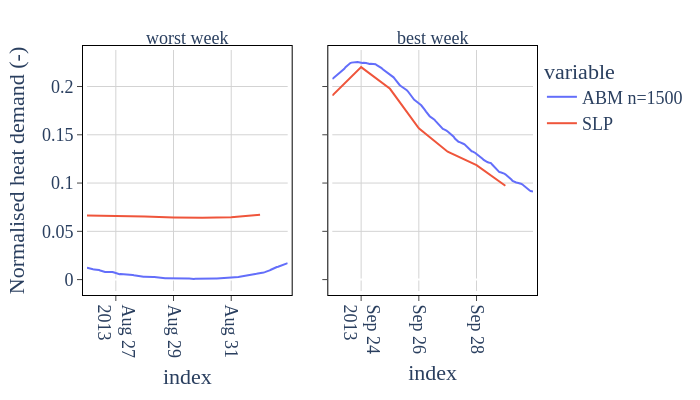

This figure's notebook cell:
### Code cell
# trace_names = ['SLP hourly', 'ABM n=1500', 'SLP']
fig = px.line(
    plot_frame_l.reset_index().query("variable in ['SLP', 'ABM n=1500']"),
    x="index",
    y="value",
    color="variable",
    facet_col="week",
    width=700,
    height=400,
    facet_col_spacing=0.1,
)
fig = sciencify_plotly_fig(fig.update_xaxes(matches=None))
fig.update_layout(
    yaxis_title="Normalised heat demand (-)",
    autosize=False,
    margin=dict(l=50, r=50, b=50, t=50, pad=4),
    xaxis_tickangle=90,
    xaxis2_tickangle=90,
)
fig.write_image("abm_demand_profiles_best_worst_week.svg")
fig

### Figure 1 — Plotly figure (JSON) as saved in the notebook; plotly's stock layout.template omitted (floating-point values rounded to 4 significant figures; data arrays with more than 128 entries replaced by an {"elided": "..."} marker saying what was removed)
{"data": [{"hovertemplate": "variable=ABM n=1500<br>week=worst week<br>index=%{x}<br>value=%{y}<extra></extra>", "legendgroup": "ABM n=1500", "line": {"color": "#636efa", "dash": "solid"}, "marker": {"symbol": "circle"}, "mode": "lines", "name": "ABM n=1500", "orientation": "v", "showlegend": true, "type": "scatter", "x": {"elided": "168 str values"}, "xaxis": "x", "y": {"elided": "168 float values"}, "yaxis": "y"}, {"hovertemplate": "variable=ABM n=1500<br>week=best week<br>index=%{x}<br>value=%{y}<extra></extra>", "legendgroup": "ABM n=1500", "line": {"color": "#636efa", "dash": "solid"}, "marker": {"symbol": "circle"}, "mode": "lines", "name": "ABM n=1500", "orientation": "v", "showlegend": false, "type": "scatter", "x": {"elided": "168 str values"}, "xaxis": "x2", "y": {"elided": "168 float values"}, "yaxis": "y2"}, {"hovertemplate": "variable=SLP<br>week=worst week<br>index=%{x}<br>value=%{y}<extra></extra>", "legendgroup": "SLP", "line": {"color": "#EF553B", "dash": "solid"}, "marker": {"symbol": "circle"}, "mode": "lines", "name": "SLP", "orientation": "v", "showlegend": true, "type": "scatter", "x": ["2013-08-26T00:00:00", "2013-08-27T00:00:00", "2013-08-28T00:00:00", "2013-08-29T00:00:00", "2013-08-30T00:00:00", "2013-08-31T00:00:00", "2013-09-01T00:00:00"], "xaxis": "x", "y": [0.06644, 0.06626, 0.06542, 0.06444, 0.06409, 0.0647, 0.06723], "yaxis": "y"}, {"hovertemplate": "variable=SLP<br>week=best week<br>index=%{x}<br>value=%{y}<extra></extra>", "legendgroup": "SLP", "line": {"color": "#EF553B", "dash": "solid"}, "marker": {"symbol": "circle"}, "mode": "lines", "name": "SLP", "orientation": "v", "showlegend": false, "type": "scatter", "x": ["2013-09-23T00:00:00", "2013-09-24T00:00:00", "2013-09-25T00:00:00", "2013-09-26T00:00:00", "2013-09-27T00:00:00", "2013-09-28T00:00:00", "2013-09-29T00:00:00"], "xaxis": "x2", "y": [0.1906, 0.2201, 0.1977, 0.1567, 0.1324, 0.1185, 0.09719], "yaxis": "y2"}], "layout": {"annotations": [{"font": {}, "showarrow": false, "text": "worst week", "x": 0.225, "xanchor": "center", "xref": "paper", "y": 1, "yanchor": "bottom", "yref": "paper"}, {"font": {}, "showarrow": false, "text": "best week", "x": 0.775, "xanchor": "center", "xref": "paper", "y": 1, "yanchor": "bottom", "yref": "paper"}], "autosize": false, "font": {"family": "cm", "size": 18}, "height": 400, "legend": {"title": {"text": "variable"}, "tracegroupgap": 0}, "margin": {"b": 50, "l": 50, "pad": 4, "r": 50, "t": 50}, "plot_bgcolor": "white", "width": 700, "xaxis": {"anchor": "y", "domain": [0, 0.45], "gridcolor": "lightgrey", "linecolor": "black", "mirror": true, "showline": true, "tickangle": 90, "ticks": "outside", "title": {"text": "index"}}, "xaxis2": {"anchor": "y2", "domain": [0.55, 1], "gridcolor": "lightgrey", "linecolor": "black", "mirror": true, "showline": true, "tickangle": 90, "ticks": "outside", "title": {"text": "index"}}, "yaxis": {"anchor": "x", "domain": [0, 1], "gridcolor": "lightgrey", "linecolor": "black", "mirror": true, "showline": true, "ticks": "outside", "title": {"text": "Normalised heat demand (-)"}}, "yaxis2": {"anchor": "x2", "domain": [0, 1], "gridcolor": "lightgrey", "linecolor": "black", "matches": "y", "mirror": true, "showline": true, "showticklabels": false, "ticks": "outside"}}}
